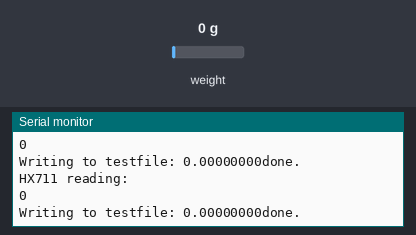
The program below on a simulated Arduino Mega 2560, built with avr-gcc and run on an emulated ATmega2560. Parts: the last lines printed to the serial monitor. Inputs (shaded band) come from the test bench; at power-on: weight on the scale 0 g. Storage starts empty.

Above: at 1.2 s.
1.3 s: weight on the scale set to 100 g
At 1.36 s:
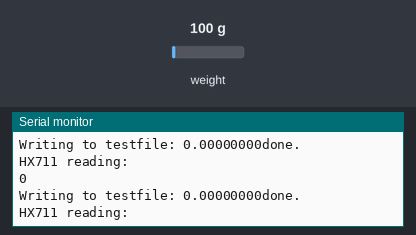
4.3 s: weight on the scale set to 1250 g
At 5.4 s:
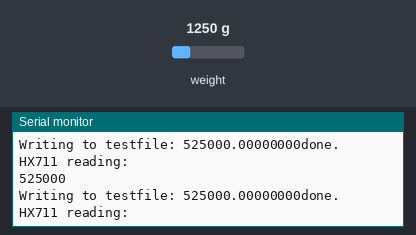
Timing chart, 0 to 7.3 s (numbered marks = the images above; inputs shaded):
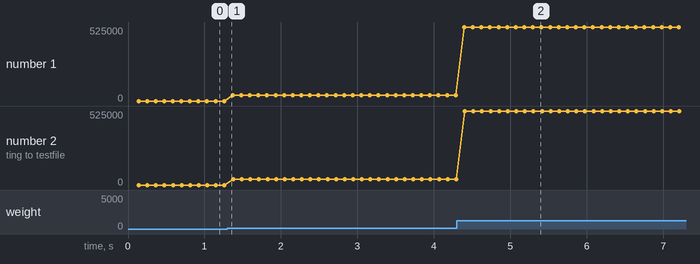

Measured:
- after the input at 4.3 s, the serial monitor: prints a new line after 0.10 s (image 2)
- plotted number 1: 0 → 42000 after the input at 1.3 s, 42000 → 525000 after the input at 4.3 s
- plotted number 2: 0 → 42000 after the input at 1.3 s, 42000 → 525000 after the input at 4.3 s

The program:

main.cpp
```cpp
#ifndef MAIN_CPP
#define MAIN_CPP
#include <Arduino.h>
#include <string.h>
#include "load_cell.cpp"
#include "sd_card.cpp"

// Define pinouts and constant
#include "definitions.cpp"


using namespace std;

LoadCell loadCell_1;
SD_card sd;

void setupSensors();
void setupSDCard();


void setup()
{
  // put your setup code here, to run once:
  Serial.begin(9600);

  setupSensors();
  setupSDCard();
}

void loop()
{
  // put your main code here, to run repeatedly:
  setupSensors();
  String line = loadCell_1.readLoadString();
  sd.writeSD("testfile", line);
}


// setup functions
void setupSensors(){
  loadCell_1 = LoadCell();
  loadCell_1.setupLoadCell(LOADCELL_DOUT_PIN,
                              LOADCELL_SCK_PIN,
                              TIMEOUT,
                              TIMER);
}

void setupSDCard(){
  sd = SD_card();
  sd.setupSD();
}

#endif
```

data.cpp
```cpp
#ifndef DATA_CPP
#define DATA_CPP
#include <Arduino.h>
#include "string.h"

class Data{

    public:
        static void concatData(String in){
            data = data + in + ", ";
        };

        static String getData(){
            return data;
        };

        static void emptyData(){
            data = "";
        }

    private:
        static String data;
};


#endif
```

definitions.cpp
```cpp
/*

    Define pinouts

*/
const int LOADCELL_DOUT_PIN = 2;
const int LOADCELL_SCK_PIN = 3;


/*

    Define constants

*/
const int TIMEOUT = 1000;
const int TIMER = 1500;
```

load_cell.cpp
```cpp
#ifndef LOAD_CELL_CPP
#define LOAD_CELL_CPP
#include <Arduino.h>
#include "HX711.h"
#include "string.h"


using namespace std;

class LoadCell
{

public:

    void setupLoadCell(int dout_pin, int sck_pin, int timeout, int timer){
        _dout_pin = dout_pin;
        _sck_pin = sck_pin;
        _timeout = timeout;
        _timer = timer;
    }

    void loadCellBegin(){
        _scale.begin(_dout_pin, _sck_pin);
    }

    double readLoadDouble(){
        long int reading;
        if(_scale.wait_ready_timeout(_timeout)){
            reading = _scale.read();
            Serial.println("HX711 reading: ");
            Serial.println(reading);
        }else{
            Serial.println("HX711 not found.");
        }

        return reading;
    }

    String readLoadString(){

        double temp = readLoadDouble();
        String temp_string;
        temp_string = String(temp, 8);
        return temp_string;
    }


    private:

        int _dout_pin;
        int _sck_pin;
        int _timeout;
        int _timer;

        HX711 _scale;

};

#endif
```

sd_card.cpp
```cpp
#ifndef SD_CARD_CPP
#define SD_CARD_CPP
#include <Arduino.h>
#include "SD.h"
#include "SPI.h"
#include "string.h"

class SD_card
{

public:
    void setupSD()
    {
        Serial.print("Initializing SD card...");
        if (!SD.begin(53))
        {
            while (1){
                Serial.println("initializing failed!");
                delay(1000);
            }
        }
        Serial.println("Initialization done.");
    }

    void writeSD(char file[], String line)
    {
        myFile = SD.open(file, FILE_WRITE);
        String printFile = file;
        if (myFile)
        {
            Serial.print("Writing to " + printFile + ": " + line);
            myFile.println(line);
            myFile.close();
            Serial.println("done.");
        }
        else
        {
            Serial.println("error opening " + printFile);
        }
    }

    File myFile;
};

#endif
```
